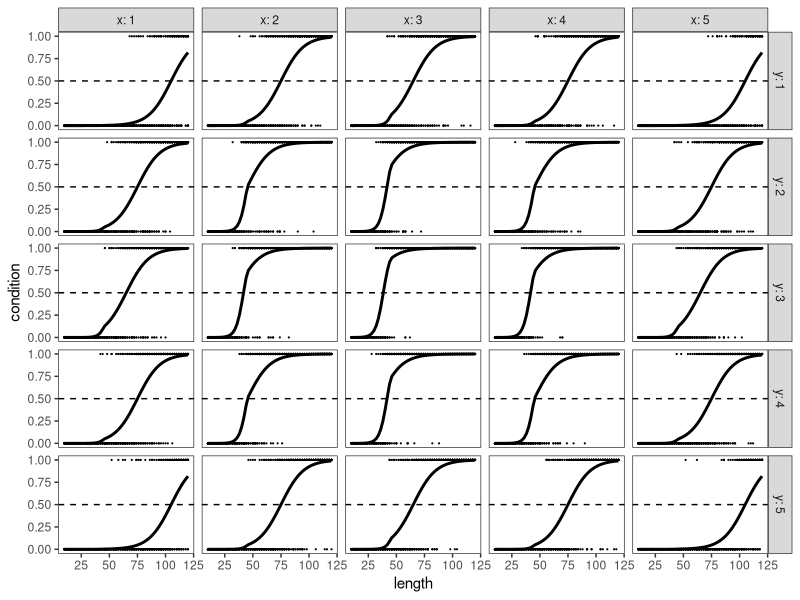
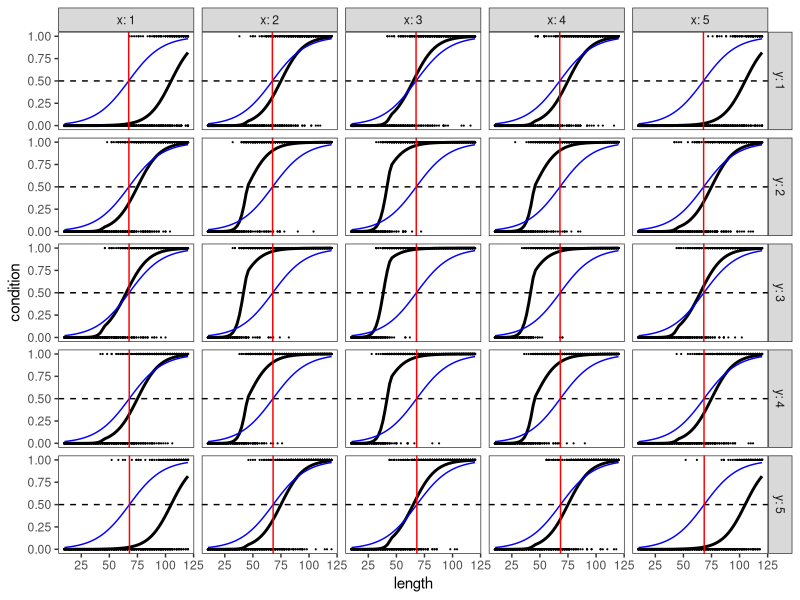
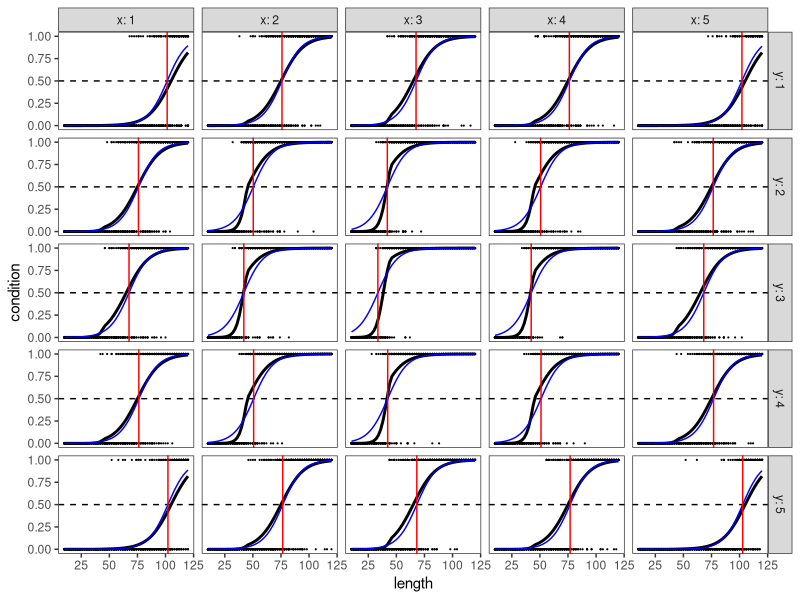
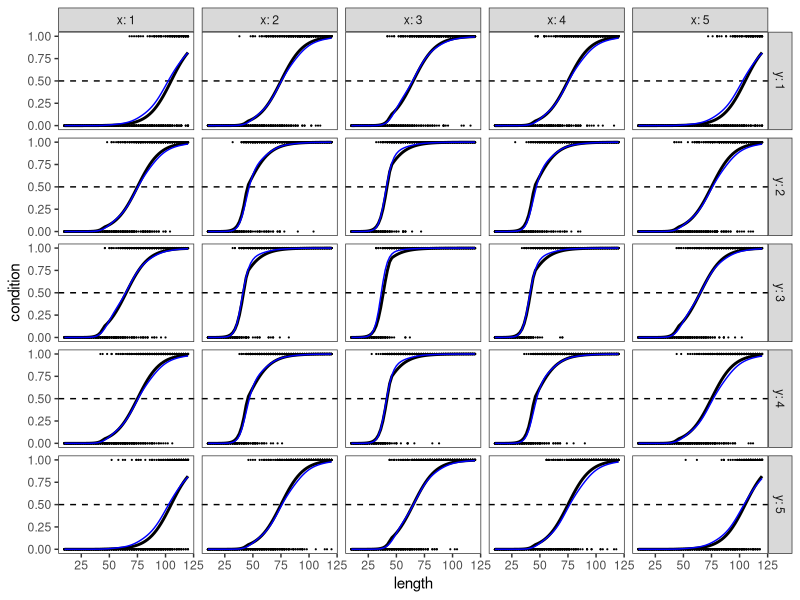
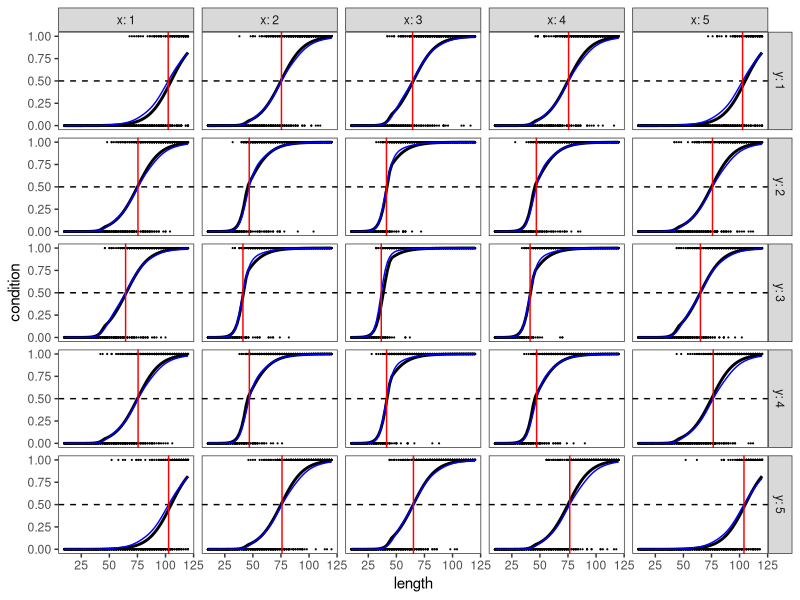

These figures' R source, in order: (Note: a time limit stopped this script after it produced the figures.)
## ---- chunk 1
knitr::opts_chunk$set(echo = TRUE, cache = TRUE,  fig.path = "figures/L50-", dpi = 250)
## ---- chunk 2
library(dplyr)   #for working with data frames
library(tidyr)   #for working with data frames
library(ggplot2) #for generating plots
library(mgcv)    #for fitting nonlinear (generalized additive) models

set.seed(1)
## ---- chunk 3
dat = crossing(x = 1:5,  #x and y occur across a 5x5 grid
               y = 1:5, 
               #2 mm length bins, spanning from 10 to 120 mm.
               length = seq(10,120, by = 2), 
               #10 replicates at each size bin.
               rep = 1:10) %>%
  mutate(
    #create values on the link (logit) scale. In this data, maturation is
    #fastest in the middle of the range (x=3,y=3), and the length at maturity
    #curve is based off a two-part logistic function that changes slope at L = 45 mm
    prob_logit = 2 -(x-3)^2 - (y-3)^2 + ifelse(length<45, 0.3*(length-45),0.1*(length-45)),
    prob = plogis(prob_logit),
    condition = rbinom(n = n(), prob = prob,size = 1))
## ---- chunk 4
head(dat)
## ---- chunk 5
raw_data_plot = ggplot(dat, aes(x = length, y = condition))+ 
  facet_grid(y~x, labeller = label_both) + 
  geom_point(size=0.1)+
  geom_line(aes(y=prob), size=1)+
  geom_hline(yintercept = 0.5,linetype=2)+
  theme_bw()+
  theme(panel.grid = element_blank())
  

raw_data_plot
## ---- chunk 6
l_mat_linear = glm(condition ~ 1 + length + x + y, data = dat, family=binomial(link = "logit"))
## ---- chunk 7
dat_pred = crossing(x = unique(dat$x),
                    y = unique(dat$y),
                    length = 0, #dummy value of length. Set to zero so it will not affect the predictions
                    condition = 1 #dummy value of condition; will not affect predicted L50 values, but it is needed for building the model matrix.
                    )
## ---- chunk 8
linear_model_matrix = model.matrix(l_mat_linear$formula, dat_pred)
## ---- chunk 9
linear_coef = coef(l_mat_linear)

L50_numerator = linear_model_matrix%*%linear_coef #matrix multiplication of 
L50_denominator = linear_coef[["length"]]

dat_pred$L50_linear = -L50_numerator/L50_denominator
## ---- chunk 10

linear_l50_plot = raw_data_plot +
  geom_line(aes(y=fitted(l_mat_linear)),color="blue")+
  geom_vline(data =dat_pred, aes(xintercept = L50_linear), linetype=1, color="red")
  

linear_l50_plot
## ---- chunk 11
l_mat_quad = glm(condition ~ 1 + length + x +I(x^2) + y + I(y^2), data = dat, family=binomial(link = "logit"))

quad_model_matrix = model.matrix(l_mat_quad$formula, dat_pred)
quad_coef = coef(l_mat_quad)

L50_numerator = quad_model_matrix%*%quad_coef 
L50_denominator = quad_coef[["length"]]

dat_pred$L50_quad = -L50_numerator/L50_denominator

quad_l50_plot = raw_data_plot +
  geom_line(aes(y=fitted(l_mat_quad)),color="blue")+
  geom_vline(data =dat_pred, aes(xintercept = L50_quad), linetype=1, color="red")
  

quad_l50_plot
## ---- chunk 12
l_mat_gam = gam(condition ~ 1 + s(length) +s(x, y, k=5), data = dat, family=binomial(link = "logit"))
## ---- chunk 13
gam_plot = raw_data_plot +
  geom_line(aes(y=fitted(l_mat_gam)),color="blue")

gam_plot
## ---- chunk 14
get_link_sqrt = function(length, coefs, covar, model){
  covar$length = length
  #this returns the linear predictors corresponding to the new data. 
  lp_matrix = predict(model,newdata = covar, type="lpmatrix") 
  
  #to get predictions on the link scale, we'll use matrix multiplication to
  #multiply the lp_matrix times the vector of coefficients.
  link_pred = lp_matrix%*%coefs
  return(link_pred^2)
}
## ---- chunk 15
test_l50 = optimize(get_link_sqrt,interval = c(0,150),
                    coefs = coef(l_mat_gam),
                    covar = dat_pred[1,], 
                    model = l_mat_gam)
print(test_l50)
## ---- chunk 16
dat_pred$L50_gam = 0 #creating an empty value here
#we also want to keep track of the objective function. If this deviates away
#from 0, it's a sign that the optimizer didn't,well, optimize.
dat_pred$objective = 0 

for(i in 1:nrow(dat_pred)){
  current_L50 = optimize(get_link_sqrt,interval = c(0,150),
                    coefs = coef(l_mat_gam),
                    covar = dat_pred[i,], 
                    model = l_mat_gam)
  dat_pred$L50_gam[i] = current_L50$minimum
  dat_pred$objective[i] = current_L50$objective
}
## ---- chunk 17
gam_l50_plot = raw_data_plot +
  geom_line(aes(y=fitted(l_mat_gam)),color="blue")+
  geom_vline(data =dat_pred, aes(xintercept = L50_gam), linetype=1, color="red")
  

gam_l50_plot
## ---- chunk 18
dat_pred$objective
## ---- chunk 19
dat_pred$L50_gam_sd = 0 #creating an empty value here

#We'll generate 50 random coefficient vectors. This can take a while to run,
#so it's not a bad idea to keep n_sample low.
n_samples = 50
coefs = rmvn(n_samples, mu = coef(l_mat_gam), V = vcov(l_mat_gam))
L50_samples = rep(0, times = n_samples)


for(i in 1:nrow(dat_pred)){
  for(j in 1:n_samples){
    current_L50 = optimize(get_link_sqrt,interval = c(0,150),
                    coefs = coefs[j,],
                    covar = dat_pred[i,], 
                    model = l_mat_gam)
    L50_samples[j] = current_L50$minimum
  }
  dat_pred$L50_gam_sd[i] = sd(L50_samples)
  
}
## ---- chunk 20
gam_l50_sd_plot = raw_data_plot +
  geom_line(aes(y=fitted(l_mat_gam)),color="blue")+
  geom_rect(data = dat_pred,
            aes(xmin = L50_gam - 1.96*L50_gam_sd,
                xmax = L50_gam + 1.96*L50_gam_sd,
                ymin = -Inf,
                ymax = Inf),fill = "red", alpha=0.25)+
  geom_vline(data =dat_pred, aes(xintercept = L50_gam), linetype=1, color="red")
  

gam_l50_sd_plot
## ---- chunk 21
dat_lme4= crossing(x = 1:5,  #x and y occur across a 5x5 grid
               y = 1:5, 
               #2 mm length bins, spanning from 10 to 120 mm.
               length = seq(10,120, by = 2), 
               #10 replicates at each size bin.
               rep = 1:10) %>%
  group_by(x,y)%>% #going to create a random effect for each site (combination of x and y)
  mutate(
    site =paste(x,y, sep = "_"),
    site_intercept = rnorm(1,0,0.2), #intercept drawn from a normal distribution w/ std. dev. of 0.2
    site_slope  = rnorm(1,0, 0.02), #site-specific slope drawn from a normal dist. w/ std. dev. of 0.02
    #create values on the link (logit) scale. In this data, maturation is
    #a linear function of length with site specific intercepts and slopes
    prob_logit = 2 + (x-3) + (y-3) + site_intercept + (0.1+site_slope)*(length-65),
    prob = plogis(prob_logit),
    condition = rbinom(n = n(), prob = prob,size = 1)
    )%>%
  ungroup()%>%
  mutate(    
    #lme4 often has problems with unscaled variables, so we will center length around its mean value
    #we will store the mean value of length in case we need to apply that to new data sets in the future
    length_mean = mean(length),
    length_centered = length - length_mean)
    


library(lme4)
library(boot) #needed for the bootstrap we'll do after this
l_mat_glmer = glmer(condition ~ 1 + length_centered + x+y + (1+length_centered| site), 
                    data = dat_lme4, 
                    family=binomial(link = "logit"))
## ---- chunk 22
#This function is a modified version of the above function that works for lme4
get_lme4_link_sqrt = function(length_centered, covar, model){
  covar$length_centered = length_centered
  
  #this returns the predictions for the model on the link scale 
  link_pred = predict(model,newdata = covar, type="link") 
  
  #Since we're modifying the code to take a vector of predictors, this returns
  #the sum of squared deviations from zero, instead of just the square deviation
  #of one value from zero
  return(sum(as.numeric(link_pred)^2))
}

find_l50_lme4 = function(model) {
  #we have to create the test data, which should have a row for every covariate
  #we want to test
  dat_pred = crossing(x = 1:5, y = 1:5)%>%
    mutate(site = paste(x,y, sep="_"))
  
  #note: since we're using centered length values here, the lower and upper
  #bounds have to be adjusted to take that into account!! Here I'm using ad-hoc
  #values (I know mean length is 55) but this should be adjusted for your data
  #I'm also initializing the parameter at zero (i.e. the mean length)
  L50_fit = optim(par = rep(0, times = nrow(dat_pred)), 
                            get_lme4_link_sqrt,
                            lower = 0-55, upper = 150-55,
                    covar = dat_pred, 
                    model = model,
                  method = "L-BFGS-B")
  L50_values = L50_fit$par

  
  return(L50_values)
}

#this function will get CI values for all fitted from a bootstrap result.
#Taken from ?mgcv::bootMer
bCI.tab = function(b,ind=length(b$t0), type="perc", conf=0.95) {
        btab0 = t(sapply(as.list(seq(ind)),
                          function(i)
            boot::boot.ci(b,index=i,conf=conf, type=type)$percent))
        
        btab = btab0[,4:5]
        btab = cbind(b$t0, btab)
        
        colnames(btab) = c("fit", "lower","upper")
        return(btab)
}
## ---- chunk 23
boot_glmer_condtional = bootMer(l_mat_glmer, 
                                find_l50_lme4, 
                                use.u = TRUE, 
                                nsim = 150, 
                                seed = 2, 
                                parallel = "multicore", 
                                ncpus = 6)


#we can get the confidence intervals out with the bCI.tab function:

boot_glmer_condtional_CI = bCI.tab(boot_glmer_condtional)

#we'll add back in the mean length value, so it's on the same scale as the data:
boot_glmer_condtional_CI = boot_glmer_condtional_CI + dat_lme4$length_mean[1]


dat_pred_glmer = crossing(x = 1:5, y = 1:5)%>%
    mutate(site = paste(x,y, sep="_"),
           length = 0,
           condition = 0)

dat_pred_glmer_conditional = dat_pred_glmer %>%
  bind_cols(as_data_frame(boot_glmer_condtional_CI))

## ---- chunk 24
glmer_conditional_plot = ggplot(dat_lme4, aes(x = length, y = condition))+ 
  facet_grid(y~x, labeller = label_both) + 
  geom_point(size=0.1)+
  geom_line(aes(y=prob), size=1)+
  geom_hline(yintercept = 0.5,linetype=2)+
  geom_vline(data= dat_pred_glmer_conditional, aes(xintercept = fit))+
  geom_rect(data = dat_pred_glmer_conditional,
            aes(xmin = lower,
                xmax = upper,
                ymin = -Inf,
                ymax = Inf),
            fill = "red", 
            alpha=0.25)+
  theme_bw()+
  theme(panel.grid = element_blank())
  

glmer_conditional_plot
## ---- chunk 25
boot_glmer_uncondtional = bootMer(l_mat_glmer, 
                                find_l50_lme4, 
                                use.u = FALSE, 
                                nsim = 150, 
                                seed = 2, 
                                parallel = "multicore", 
                                ncpus = 6)


#we can get the confidence intervals out with the bCI.tab function:

boot_glmer_uncondtional_CI = bCI.tab(boot_glmer_uncondtional)

#we'll add back in the mean length value, so it's on the same scale as the data:
boot_glmer_uncondtional_CI = boot_glmer_uncondtional_CI + dat_lme4$length_mean[1]


dat_pred_glmer = crossing(x = 1:5, y = 1:5)%>%
    mutate(site = paste(x,y, sep="_"),
           length = 0,
           condition = 0)

dat_pred_glmer_unconditional = dat_pred_glmer %>%
  bind_cols(as_data_frame(boot_glmer_uncondtional_CI))


glmer_unconditional_plot = ggplot(dat_lme4, aes(x = length, y = condition))+ 
  facet_grid(y~x, labeller = label_both) + 
  geom_point(size=0.1)+
  geom_line(aes(y=prob), size=1)+
  geom_hline(yintercept = 0.5,linetype=2)+
  geom_vline(data= dat_pred_glmer_unconditional, aes(xintercept = fit))+
  geom_rect(data = dat_pred_glmer_unconditional,
            aes(xmin = lower,
                xmax = upper,
                ymin = -Inf,
                ymax = Inf),
            fill = "red", 
            alpha=0.25)+
  theme_bw()+
  theme(panel.grid = element_blank())
  

glmer_unconditional_plot
